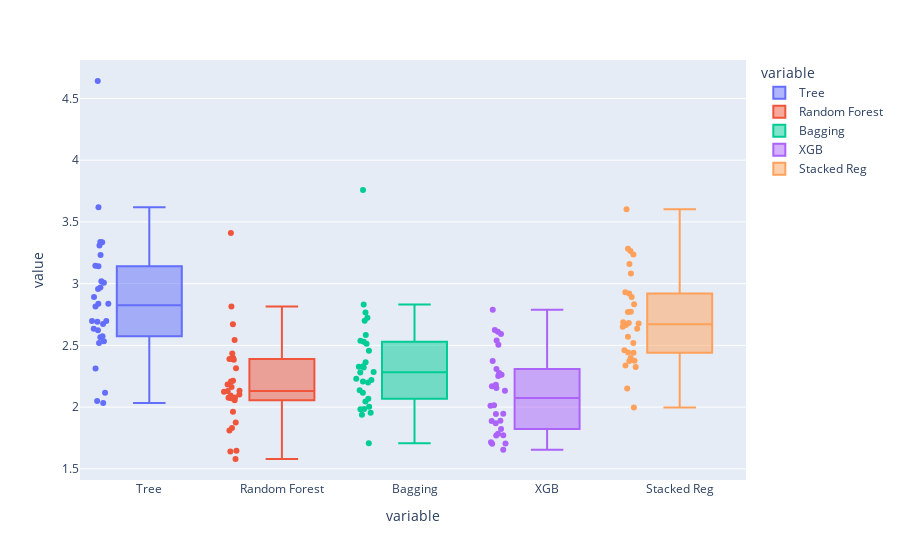

Source (notebook cell):
### Code cell
# get the models to evaluate
models = base_models()
# evaluate the models and store results
results, names = list(), list() 

for name, model in models.items():
  scores = eval_models(model)
  results.append(scores)
  names.append(name)
  print('>%s %.3f (%.3f)' % (name, scores.mean(), scores.std()))

regressmod = pd.DataFrame(np.transpose(results), columns = ["Tree","Random Forest","Bagging","XGB","Stacked Reg"])
regressmod = pd.melt(regressmod.reset_index(), id_vars='index',value_vars=["Tree","Random Forest","Bagging","XGB","Stacked Reg"])
fig = px.box(regressmod, x="variable", y="value",color="variable",points='all')
fig.show()

### Figure 1 — Plotly figure (JSON) as saved in the notebook; plotly's stock layout.template omitted (floating-point values rounded to 4 significant figures)
{"data": [{"alignmentgroup": "True", "boxpoints": "all", "hovertemplate": "variable=%{x}<br>value=%{y}<extra></extra>", "legendgroup": "Tree", "marker": {"color": "#636efa"}, "name": "Tree", "notched": false, "offsetgroup": "Tree", "orientation": "v", "showlegend": true, "type": "box", "x": ["Tree", "Tree", "Tree", "Tree", "Tree", "Tree", "Tree", "Tree", "Tree", "Tree", "Tree", "Tree", "Tree", "Tree", "Tree", "Tree", "Tree", "Tree", "Tree", "Tree", "Tree", "Tree", "Tree", "Tree", "Tree", "Tree", "Tree", "Tree", "Tree", "Tree"], "x0": " ", "xaxis": "x", "y": [2.567, 2.698, 3.337, 4.641, 2.312, 3.008, 2.838, 3.308, 2.622, 2.116, 2.049, 3.02, 2.892, 2.969, 2.533, 2.816, 2.634, 3.232, 2.672, 2.956, 2.692, 2.033, 3.141, 3.618, 3.335, 3.145, 2.698, 2.836, 2.574, 2.52], "y0": " ", "yaxis": "y"}, {"alignmentgroup": "True", "boxpoints": "all", "hovertemplate": "variable=%{x}<br>value=%{y}<extra></extra>", "legendgroup": "Random Forest", "marker": {"color": "#EF553B"}, "name": "Random Forest", "notched": false, "offsetgroup": "Random Forest", "orientation": "v", "showlegend": true, "type": "box", "x": ["Random Forest", "Random Forest", "Random Forest", "Random Forest", "Random Forest", "Random Forest", "Random Forest", "Random Forest", "Random Forest", "Random Forest", "Random Forest", "Random Forest", "Random Forest", "Random Forest", "Random Forest", "Random Forest", "Random Forest", "Random Forest", "Random Forest", "Random Forest", "Random Forest", "Random Forest", "Random Forest", "Random Forest", "Random Forest", "Random Forest", "Random Forest", "Random Forest", "Random Forest", "Random Forest"], "x0": " ", "xaxis": "x", "y": [2.054, 2.39, 1.647, 3.409, 1.875, 2.207, 2.132, 2.815, 2.13, 1.58, 1.962, 2.544, 2.071, 2.075, 1.83, 2.078, 2.103, 2.67, 2.383, 2.094, 2.39, 1.641, 2.315, 2.397, 2.433, 2.213, 2.125, 2.163, 2.182, 1.811], "y0": " ", "yaxis": "y"}, {"alignmentgroup": "True", "boxpoints": "all", "hovertemplate": "variable=%{x}<br>value=%{y}<extra></extra>", "legendgroup": "Bagging", "marker": {"color": "#00cc96"}, "name": "Bagging", "notched": false, "offsetgroup": "Bagging", "orientation": "v", "showlegend": true, "type": "box", "x": ["Bagging", "Bagging", "Bagging", "Bagging", "Bagging", "Bagging", "Bagging", "Bagging", "Bagging", "Bagging", "Bagging", "Bagging", "Bagging", "Bagging", "Bagging", "Bagging", "Bagging", "Bagging", "Bagging", "Bagging", "Bagging", "Bagging", "Bagging", "Bagging", "Bagging", "Bagging", "Bagging", "Bagging", "Bagging", "Bagging"], "x0": " ", "xaxis": "x", "y": [2.279, 2.538, 1.938, 3.759, 2.067, 2.364, 2.116, 2.831, 2.457, 1.707, 2.208, 2.723, 2.23, 2.002, 1.983, 2.32, 2.137, 2.699, 2.585, 1.985, 2.765, 1.954, 2.327, 2.53, 2.513, 2.285, 2.045, 2.219, 2.33, 2.199], "y0": " ", "yaxis": "y"}, {"alignmentgroup": "True", "boxpoints": "all", "hovertemplate": "variable=%{x}<br>value=%{y}<extra></extra>", "legendgroup": "XGB", "marker": {"color": "#ab63fa"}, "name": "XGB", "notched": false, "offsetgroup": "XGB", "orientation": "v", "showlegend": true, "type": "box", "x": ["XGB", "XGB", "XGB", "XGB", "XGB", "XGB", "XGB", "XGB", "XGB", "XGB", "XGB", "XGB", "XGB", "XGB", "XGB", "XGB", "XGB", "XGB", "XGB", "XGB", "XGB", "XGB", "XGB", "XGB", "XGB", "XGB", "XGB", "XGB", "XGB", "XGB"], "x0": " ", "xaxis": "x", "y": [1.89, 2.277, 1.944, 2.788, 1.703, 2.015, 2.261, 2.611, 2.373, 1.706, 2.154, 2.625, 2.011, 1.887, 1.655, 1.869, 1.772, 2.591, 2.251, 1.77, 2.505, 1.784, 2.181, 2.309, 2.539, 2.169, 2.131, 1.946, 1.823, 1.715], "y0": " ", "yaxis": "y"}, {"alignmentgroup": "True", "boxpoints": "all", "hovertemplate": "variable=%{x}<br>value=%{y}<extra></extra>", "legendgroup": "Stacked Reg", "marker": {"color": "#FFA15A"}, "name": "Stacked Reg", "notched": false, "offsetgroup": "Stacked Reg", "orientation": "v", "showlegend": true, "type": "box", "x": ["Stacked Reg", "Stacked Reg", "Stacked Reg", "Stacked Reg", "Stacked Reg", "Stacked Reg", "Stacked Reg", "Stacked Reg", "Stacked Reg", "Stacked Reg", "Stacked Reg", "Stacked Reg", "Stacked Reg", "Stacked Reg", "Stacked Reg", "Stacked Reg", "Stacked Reg", "Stacked Reg", "Stacked Reg", "Stacked Reg", "Stacked Reg", "Stacked Reg", "Stacked Reg", "Stacked Reg", "Stacked Reg", "Stacked Reg", "Stacked Reg", "Stacked Reg", "Stacked Reg", "Stacked Reg"], "x0": " ", "xaxis": "x", "y": [2.635, 2.337, 2.666, 3.264, 2.771, 2.397, 2.651, 2.891, 2.931, 2.46, 2.326, 3.159, 2.151, 2.519, 1.997, 2.687, 3.235, 2.921, 3.081, 2.439, 2.833, 2.442, 3.283, 2.375, 3.603, 2.773, 2.57, 2.373, 2.681, 2.677], "y0": " ", "yaxis": "y"}], "layout": {"boxmode": "overlay", "legend": {"title": {"text": "variable"}, "tracegroupgap": 0}, "margin": {"t": 60}, "xaxis": {"anchor": "y", "categoryarray": ["Tree", "Random Forest", "Bagging", "XGB", "Stacked Reg"], "categoryorder": "array", "domain": [0, 1], "title": {"text": "variable"}}, "yaxis": {"anchor": "x", "domain": [0, 1], "title": {"text": "value"}}}}
